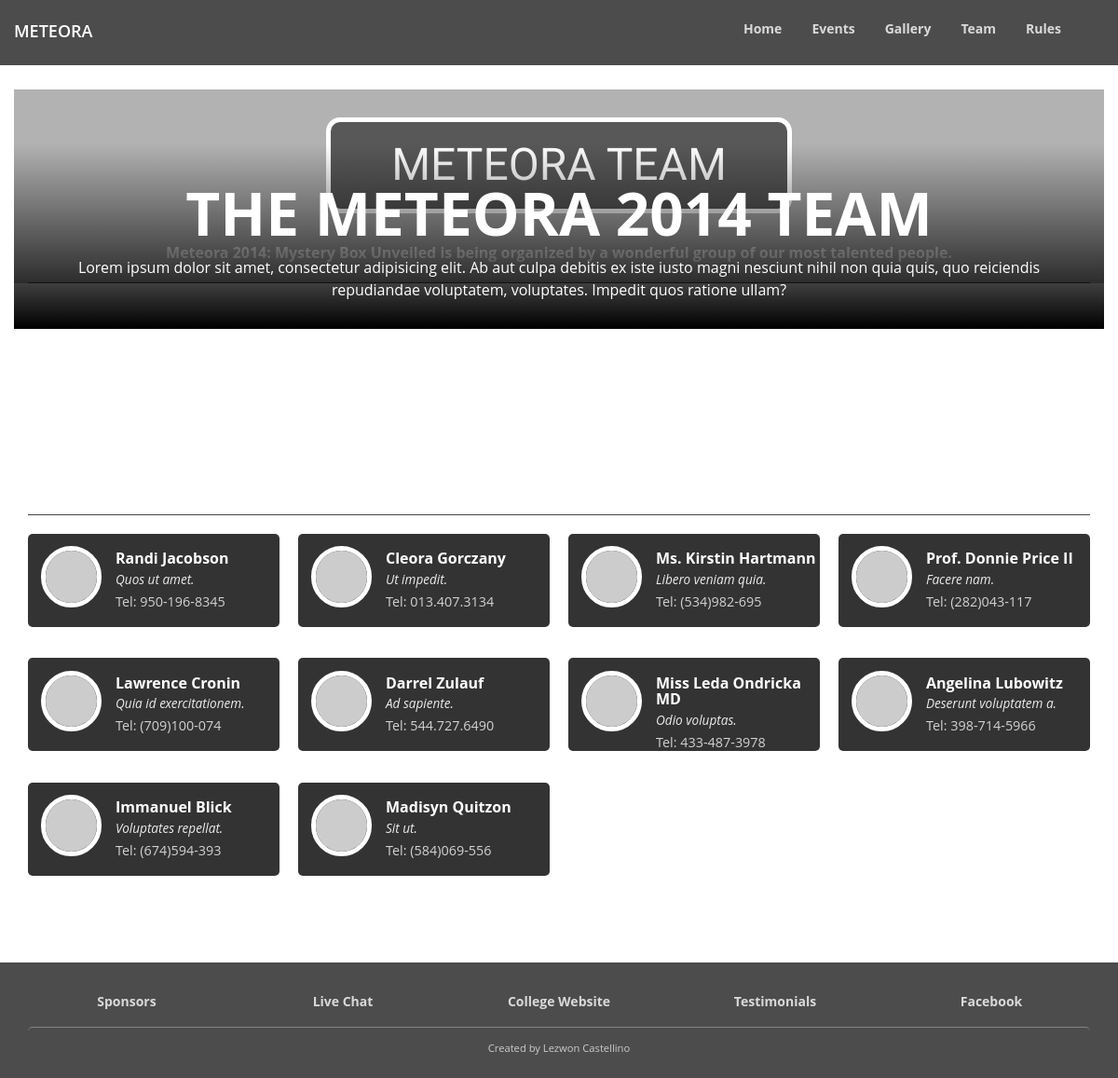
The app's page /team.php with its own data.
### tables this page shows
CREATE TABLE IF NOT EXISTS `team` (
  `id` int(11) NOT NULL AUTO_INCREMENT,
  `name` varchar(255) NOT NULL,
  `phone` varchar(12) DEFAULT NULL,
  `description` text,
  `post` varchar(255) NOT NULL,
  `image` varchar(255) NOT NULL,
  PRIMARY KEY (`id`)
);

### connection.php (called while the page is built, shortened)
<?php
$host = "mysql.1freehosting.com";
$user = "u572493528_bosco";
$password = "82PJV7fuvL";
$database = "u572493528_met";
$con = mysqli_connect($host, $user, $password, $database);
function retrieveData($query){
    global $con;
    $q_run = mysqli_query($con,$query) or die(mysqli_error($con));
    $arr = array();
    if($q_run){
        while($row = mysqli_fetch_assoc($q_run)){
            array_push($arr,$row);
        }
        return $arr;
    }else{
        echo mysqli_error($con);
    }
    return 0;
}

### team.php (the view, shortened to what this page needs)
<?php
    include 'reference.php';
    include 'connection.php'
?>
<?php
    $sql = "select * from team";
    $team = retrieveData($sql);
?>
<!DOCTYPE html>
 <html class="no-js">
<head>
    <?php echo $head; ?>
</head>
<body class="bokeh-bg">
    <?php echo $bodyTop; ?>
    <div class="wrapper other-wrapper">
        <div class="row other-row">
            <div class="small-12 columns">
                <h1 class="title text-center light">Meteora Team</h1>
                <p class="text-center">Meteora 2014: Mystery Box Unveiled is being organized by a wonderful group of our
                    most talented people.</p>
                <hr/>
            </div>
        </div>
        <div class="row">
            <div class="small-12 columns">
                <div class="image-container">
                    <div class="team-text text-center">
                        <h1 >The Meteora 2014 Team</h1>
                        <p>Lorem ipsum dolor sit amet, consectetur adipisicing elit. Ab aut culpa debitis ex iste iusto
                            magni nesciunt nihil non quia quis, quo reiciendis repudiandae voluptatem, voluptates.
                            Impedit quos ratione ullam?</p>
                    </div>
                </div>
            </div>
        </div>
        <div class="row team-member-row">
            <div class="small-12 columns">
                <h1 class="text-center title">Team Members</h1>
                <hr/>
                <ul class="small-block-grid-1 large-block-grid-4  medium-block-grid-3 team-grid">
                    <?php foreach ($team as $array=>$row){ ?>
                        <li>
                            <div class="infobox">
                                <div class="row">
                                    <div class="small-4 columns">
                                        <div class="img-ctr">
                                            <img src="<?php echo $row["image"]; ?>" alt=""/>
                                        </div>
                                    </div>
                                    <div class="small-8 columns">
                                        <div class="text-ctr">
                                            <h4><?php echo $row["name"]; ?></h4>
                                            <small><?php echo $row["post"]; ?></small>
                                            <p>Tel: <a href="tel:+91<?php echo $row["phone"]; ?>"><?php echo $row["phone"]; ?></a></p>
                                        </div>
                                    </div>
                                </div>
                            </div>
                        </li>
                   <?php } ?>
                </ul>
            </div>
        </div>
        <?php echo $footer; ?>
    </div>
</body>
</html>

### css/main.css (style rules this page uses)
* { font-family: 'Open Sans', 'Helvetica Neue', Helvetica, Arial, sans-serif !important; margin: 0; }
html, body { height: 100%; }
.title { font-family: 'Yanone Kaffeesatz', sans-serif !important; font-size: 3em; border: 5px solid; max-width: 500px; margin: 30px auto; text-transform: uppercase; padding: 20px; text-align: center; -moz-border-radius: 15px; -webkit-border-radius: 15px; border-radius: 15px; }
.other-row { color: #ffffff; background: rgba(0, 0, 0, 0.3); margin-bottom: 25px; }
.other-row p { font-weight: bold; }
.other-row hr { margin-bottom: 0; }
hr { border-color: #444; }
.infobox { width: 100%; height: 100%; background: rgba(0, 0, 0, 0.8); padding: 3%; -moz-border-radius: 5px; -webkit-border-radius: 5px; border-radius: 5px; }
.infobox .small-8 { padding-left: 0; }
.infobox .img-ctr { width: 100%; -moz-border-radius: 50%; -webkit-border-radius: 50%; border-radius: 50%; border: 5px solid white; overflow: hidden; }
.infobox .img-ctr img { width: 100%; -moz-transform: scale(1.15); -ms-transform: scale(1.15); -webkit-transform: scale(1.15); transform: scale(1.15); }
.infobox .text-ctr { width: 100%; height: 100px; padding: 5px 0; }
.infobox .text-ctr h4 { margin: 0; font-weight: bold; color: #ffffff; }
.infobox .text-ctr small { font-style: italic; color: #EBEBEB; }
.infobox .text-ctr p { color: #d2d2d2; font-size: .9em; }
.infobox .text-ctr p a { text-decoration: none; color: #d2d2d2; }
.light { color: #ffffff; border-color: #ffffff; background: rgba(0, 0, 0, 0.5); }
@media screen and (-webkit-min-device-pixel-ratio: 0) { body { overflow: hidden; } }
.row { position: relative; }
.bokeh-bg { background: url("../img/bokeh-bg.jpg"); background-size: cover; }
.wrapper { min-height: 100%; height: 100%; }
.other-wrapper { padding-top: 8%; }
.image-container .team-text { position: absolute; left: 0; bottom: 0; padding: 20px; color: #ffffff; background: -webkit-gradient(linear, 50% 0%, 50% 100%, color-stop(0%, rgba(0, 0, 0, 0)), color-stop(100%, #000000)); background: -moz-linear-gradient(rgba(0, 0, 0, 0) 0%, #000000 100%); background: -webkit-linear-gradient(rgba(0, 0, 0, 0) 0%, #000000 100%); background: linear-gradient(rgba(0, 0, 0, 0) 0%, #000000 100%); }
.image-container .team-text h1 { text-transform: uppercase; font-size: 4em; font-weight: 700; }
.team-member-row { margin: 3% auto; }
.team-member-row h1 { text-transform: uppercase; font-size: 3em; font-weight: 700; color: #ffffff; }
.team-member-row .team-grid li .infobox { max-height: 100px; padding: 5% 0 0 5%; }

### css/mobile.css (style rules this page uses)
.title { max-width: 330px; font-size: 2.2em; padding: 20px 10px; width: 90%; }
body { overflow: visible; }
.other-wrapper { padding-top: 20%; }
.infobox { padding: 10px 15px; }
.infobox h4 { font-size: .9em; }
.infobox p { font-size: .8em; }
.bokeh-bg { background: url("../img/bokeh-bg-small.jpg"); }
.other-row h1 { margin: 40px 0 20px 0; }
.other-row p { font-size: medium; }
.image-container { padding: 15px; background: rgba(0, 0, 0, 0.7); }
.image-container .team-text { position: static; padding: 0; background: none; }
.image-container .team-text h1 { font-size: xx-large; }
.image-container .team-text p { font-size: small; }
.team-member-row h1 { font-size: 2em; }

### records on screen
team: name "Randi Jacobson", post "Quos ut amet.", phone "950-196-8345"
team: name "Cleora Gorczany", post "Ut impedit.", phone "013.407.3134"
team: name "Ms. Kirstin Hartmann", post "Libero veniam quia.", phone "(534)982-695"
team: name "Prof. Donnie Price II", post "Facere nam.", phone "(282)043-117"
team: name "Lawrence Cronin", post "Quia id exercitationem.", phone "(709)100-074"
team: name "Darrel Zulauf", post "Ad sapiente.", phone "544.727.6490"
team: name "Miss Leda Ondricka MD", post "Odio voluptas.", phone "433-487-3978"
team: name "Angelina Lubowitz", post "Deserunt voluptatem a.", phone "398-714-5966"
team: name "Immanuel Blick", post "Voluptates repellat.", phone "(674)594-393"
team: name "Madisyn Quitzon", post "Sit ut.", phone "(584)069-556"
